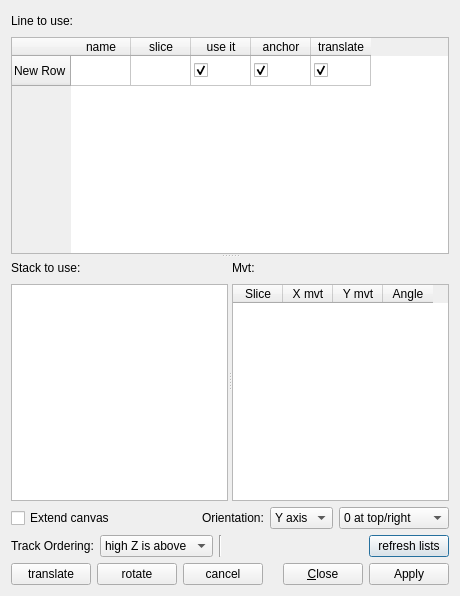
<?xml version="1.0" encoding="UTF-8"?>
<ui version="4.0">
 <class>linkTrack</class>
 <widget class="QDialog" name="linkTrack">
  <property name="geometry">
   <rect>
    <x>0</x>
    <y>0</y>
    <width>460</width>
    <height>596</height>
   </rect>
  </property>
  <property name="windowTitle">
   <string>link_track</string>
  </property>
  <layout class="QVBoxLayout" name="verticalLayout_4">
   <item>
    <widget class="QSplitter" name="splitter_2">
     <property name="orientation">
      <enum>Qt::Vertical</enum>
     </property>
     <widget class="QWidget" name="layoutWidget">
      <layout class="QVBoxLayout" name="verticalLayout">
       <item>
        <layout class="QHBoxLayout" name="horizontalLayout_4">
         <item>
          <widget class="QLabel" name="label_2">
           <property name="text">
            <string>Line to use:</string>
           </property>
          </widget>
         </item>
         <item>
          <spacer name="horizontalSpacer_4">
           <property name="orientation">
            <enum>Qt::Horizontal</enum>
           </property>
           <property name="sizeHint" stdset="0">
            <size>
             <width>40</width>
             <height>20</height>
            </size>
           </property>
          </spacer>
         </item>
        </layout>
       </item>
       <item>
        <widget class="QTableWidget" name="tableWidget">
         <attribute name="horizontalHeaderDefaultSectionSize">
          <number>60</number>
         </attribute>
         <row>
          <property name="text">
           <string>New Row</string>
          </property>
         </row>
         <column>
          <property name="text">
           <string>name</string>
          </property>
         </column>
         <column>
          <property name="text">
           <string>slice</string>
          </property>
         </column>
         <column>
          <property name="text">
           <string>use it</string>
          </property>
         </column>
         <column>
          <property name="text">
           <string>anchor</string>
          </property>
         </column>
         <column>
          <property name="text">
           <string>translate</string>
          </property>
         </column>
         <item row="0" column="2">
          <property name="text">
           <string/>
          </property>
          <property name="checkState">
           <enum>Checked</enum>
          </property>
         </item>
         <item row="0" column="3">
          <property name="text">
           <string/>
          </property>
          <property name="checkState">
           <enum>Checked</enum>
          </property>
         </item>
         <item row="0" column="4">
          <property name="text">
           <string/>
          </property>
          <property name="checkState">
           <enum>Checked</enum>
          </property>
         </item>
        </widget>
       </item>
      </layout>
     </widget>
     <widget class="QSplitter" name="splitter">
      <property name="orientation">
       <enum>Qt::Horizontal</enum>
      </property>
      <widget class="QWidget" name="layoutWidget">
       <layout class="QVBoxLayout" name="verticalLayout_2">
        <item>
         <layout class="QHBoxLayout" name="horizontalLayout_5">
          <item>
           <widget class="QLabel" name="label_3">
            <property name="text">
             <string>Stack to use:</string>
            </property>
           </widget>
          </item>
          <item>
           <spacer name="horizontalSpacer_5">
            <property name="orientation">
             <enum>Qt::Horizontal</enum>
            </property>
            <property name="sizeHint" stdset="0">
             <size>
              <width>40</width>
              <height>20</height>
             </size>
            </property>
           </spacer>
          </item>
         </layout>
        </item>
        <item>
         <widget class="QListWidget" name="stackListWidget">
          <property name="selectionMode">
           <enum>QAbstractItemView::MultiSelection</enum>
          </property>
         </widget>
        </item>
       </layout>
      </widget>
      <widget class="QWidget" name="layoutWidget">
       <layout class="QVBoxLayout" name="verticalLayout_3">
        <item>
         <layout class="QHBoxLayout" name="horizontalLayout_6">
          <item>
           <widget class="QLabel" name="label_4">
            <property name="text">
             <string>Mvt:</string>
            </property>
           </widget>
          </item>
          <item>
           <spacer name="horizontalSpacer_6">
            <property name="orientation">
             <enum>Qt::Horizontal</enum>
            </property>
            <property name="sizeHint" stdset="0">
             <size>
              <width>40</width>
              <height>20</height>
             </size>
            </property>
           </spacer>
          </item>
         </layout>
        </item>
        <item>
         <widget class="QTableWidget" name="mvtTableWidget">
          <attribute name="horizontalHeaderDefaultSectionSize">
           <number>50</number>
          </attribute>
          <column>
           <property name="text">
            <string>Slice</string>
           </property>
          </column>
          <column>
           <property name="text">
            <string>X mvt</string>
           </property>
          </column>
          <column>
           <property name="text">
            <string>Y mvt</string>
           </property>
          </column>
          <column>
           <property name="text">
            <string>Angle</string>
           </property>
          </column>
         </widget>
        </item>
       </layout>
      </widget>
     </widget>
    </widget>
   </item>
   <item>
    <layout class="QHBoxLayout" name="horizontalLayout_3">
     <item>
      <widget class="QCheckBox" name="extendCheckBox">
       <property name="text">
        <string>Extend canvas</string>
       </property>
      </widget>
     </item>
     <item>
      <spacer name="horizontalSpacer_3">
       <property name="orientation">
        <enum>Qt::Horizontal</enum>
       </property>
       <property name="sizeHint" stdset="0">
        <size>
         <width>37</width>
         <height>20</height>
        </size>
       </property>
      </spacer>
     </item>
     <item>
      <widget class="QLabel" name="label">
       <property name="toolTip">
        <string>&lt;html&gt;&lt;head/&gt;&lt;body&gt;&lt;p&gt;For orienting the track I need to know where is the top and bottom of the slice.&lt;/p&gt;&lt;p&gt;Default is Y axis with top being 0 and bottom max.&lt;/p&gt;&lt;/body&gt;&lt;/html&gt;</string>
       </property>
       <property name="text">
        <string>Orientation:</string>
       </property>
      </widget>
     </item>
     <item>
      <widget class="QComboBox" name="axisOrderingComboBox">
       <item>
        <property name="text">
         <string>Y axis</string>
        </property>
       </item>
       <item>
        <property name="text">
         <string>X axis</string>
        </property>
       </item>
      </widget>
     </item>
     <item>
      <widget class="QComboBox" name="topOrderingComboBox">
       <item>
        <property name="text">
         <string>0 at top/right</string>
        </property>
       </item>
       <item>
        <property name="text">
         <string>0 at bottom/left</string>
        </property>
       </item>
      </widget>
     </item>
    </layout>
   </item>
   <item>
    <layout class="QHBoxLayout" name="horizontalLayout">
     <item>
      <widget class="QLabel" name="label_5">
       <property name="toolTip">
        <string>&lt;html&gt;&lt;head/&gt;&lt;body&gt;&lt;p&gt;For orienting the track I need to know where is the top and bottom of the slice.&lt;/p&gt;&lt;p&gt;Default is Y axis with top being 0 and bottom max.&lt;/p&gt;&lt;/body&gt;&lt;/html&gt;</string>
       </property>
       <property name="text">
        <string>Track Ordering:</string>
       </property>
      </widget>
     </item>
     <item>
      <widget class="QComboBox" name="zOrderingComboBox">
       <item>
        <property name="text">
         <string>high Z is above</string>
        </property>
       </item>
       <item>
        <property name="text">
         <string>low Z is above</string>
        </property>
       </item>
      </widget>
     </item>
     <item>
      <widget class="Line" name="line">
       <property name="orientation">
        <enum>Qt::Vertical</enum>
       </property>
      </widget>
     </item>
     <item>
      <spacer name="horizontalSpacer_7">
       <property name="orientation">
        <enum>Qt::Horizontal</enum>
       </property>
       <property name="sizeHint" stdset="0">
        <size>
         <width>40</width>
         <height>20</height>
        </size>
       </property>
      </spacer>
     </item>
     <item>
      <widget class="QPushButton" name="refresh_pushButton">
       <property name="text">
        <string>refresh lists</string>
       </property>
      </widget>
     </item>
    </layout>
   </item>
   <item>
    <layout class="QHBoxLayout" name="horizontalLayout_2">
     <item>
      <widget class="QPushButton" name="translate_pushButton">
       <property name="text">
        <string>translate</string>
       </property>
      </widget>
     </item>
     <item>
      <widget class="QPushButton" name="rotate_pushButton">
       <property name="text">
        <string>rotate</string>
       </property>
      </widget>
     </item>
     <item>
      <widget class="QPushButton" name="cancel_pushButton">
       <property name="text">
        <string>cancel</string>
       </property>
      </widget>
     </item>
     <item>
      <spacer name="horizontalSpacer_2">
       <property name="orientation">
        <enum>Qt::Horizontal</enum>
       </property>
       <property name="sizeHint" stdset="0">
        <size>
         <width>40</width>
         <height>20</height>
        </size>
       </property>
      </spacer>
     </item>
     <item>
      <widget class="QPushButton" name="closeButton">
       <property name="text">
        <string>&amp;Close</string>
       </property>
      </widget>
     </item>
     <item>
      <widget class="QPushButton" name="apply_pushButton">
       <property name="text">
        <string>Apply</string>
       </property>
      </widget>
     </item>
    </layout>
   </item>
  </layout>
 </widget>
 <resources/>
 <connections/>
</ui>
